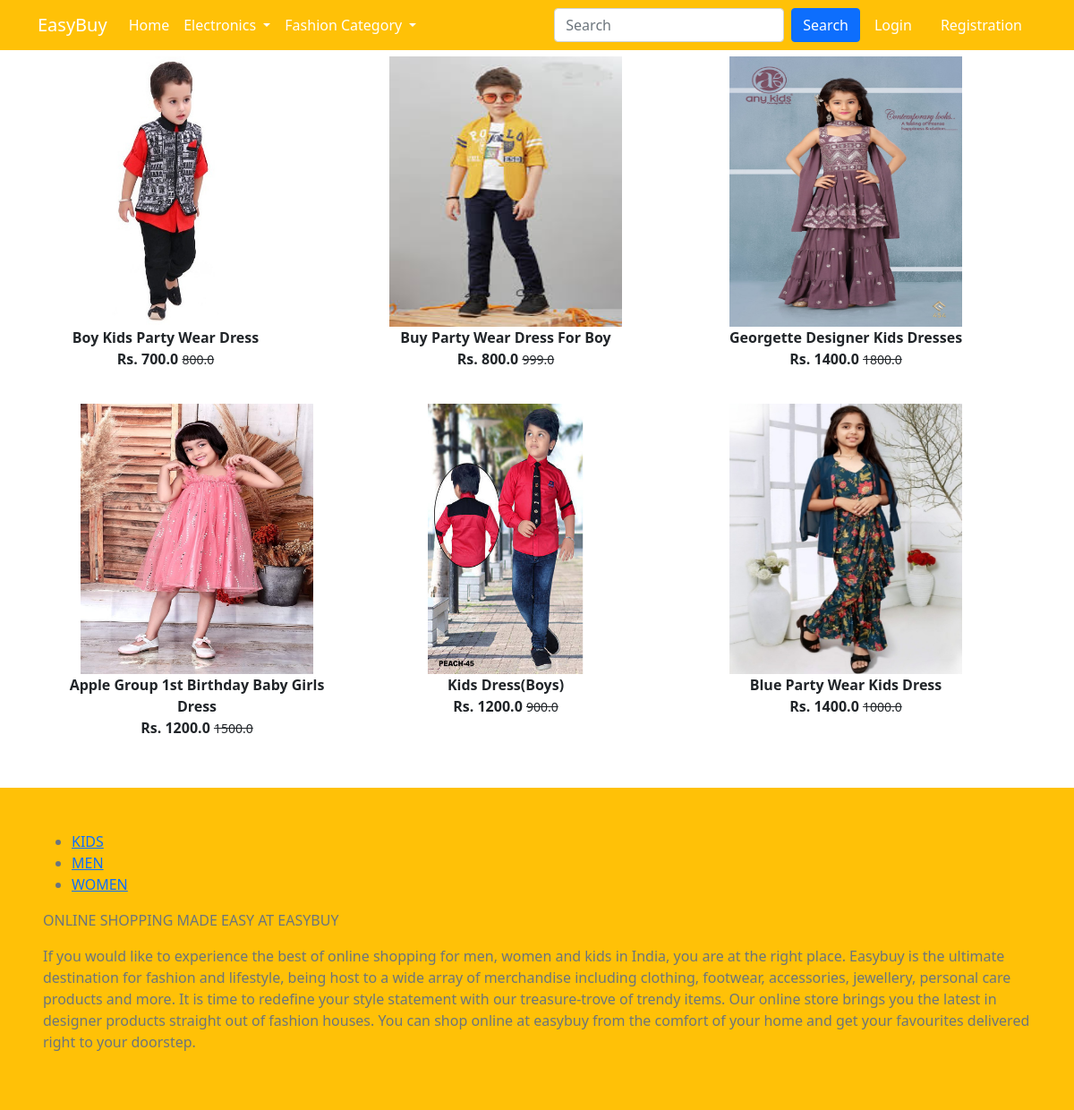
The page /kids/ on the database its author committed.
### app/models.py (models this page shows, shortened)
class Product(models.Model):
    tittle = models.CharField(max_length=100)
    selling_price = models.FloatField()
    discount_price = models.FloatField()
    description = models.TextField()
    brand = models.CharField(max_length=100)
    category = models.CharField(choices=CATEGORY_CHOICES, max_length=2)
    product_image = models.ImageField(upload_to='productimg')

### app/views.py (the view)
# urls.py: path('kids/', kids, name='kids'),
def kids(request, data=None):
    if data is None:
        kids = Product.objects.filter(category='K')
    return render(request, 'app/kids.html', {'kids': kids})

### app/templates/app/kids.html (shortened to what this page needs)
{% extends 'app/base.html' %}
{% load static %}
{% block main-content %}
<div class="container ">
  <div class="row">
  <div class="col-sm-13">
   <div class="row">
    {% for product in kids %}
    <div class="col-sm-4 tet-center mb-4">
     <a href="{% url 'product-detail' product.id %}" class="btn">
      <div class="item">
       <img src="{{product.product_image.url}}" alt="" height="300" class="" style="width: 260px; height: 302px;">
       <div class="fw-bold">{{product.tittle}}</div>
       <div class="fw-bold">Rs. {{product.discount_price}}
        <small class="fw-light text-decoration-line-through">{{product.selling_price}}</small></div>
      </div>
     </a>
    </div>
       {% endfor %}
   </div>
  </div>
 </div>
</div>
{% endblock main-content %}

### app/templates/app/base.html (shortened to what this page needs)
<!doctype html>
{% load static %}
<html lang="en">
  <head>
    <link href="https://cdn.jsdelivr.net/npm/bootstrap@5.0.0-beta1/dist/css/bootstrap.min.css" rel="stylesheet">
    <link rel="stylesheet" href="{% static 'app/css/owl.carousel.min.css' %}">
    <link rel="stylesheet" href="{% static 'app/css/all.min.css' %}">
    <link rel="stylesheet" href="{% static 'app/css/style.css' %}">
  </head>
  <body>
    <nav class="navbar navbar-expand-lg navbar-dark bg-warning">
     <div class="container">
       <a class="navbar-brand" href="/">EasyBuy</a>
       <div class="collapse navbar-collapse" id="navbarSupportedContent">
         <ul class="navbar-nav me-auto mb-2 mb-lg-0">
           <li class="nav-item">
             <a class="nav-link active" aria-current="page" href="/">Home</a>
           </li>
           <li class="nav-item dropdown">
             <a class="nav-link dropdown-toggle text-white" href="#" id="electronicsDropdown" role="button" data-bs-toggle="dropdown" aria-expanded="false">
               Electronics
             </a>
           </li>
           <li class="nav-item dropdown">
             <a class="nav-link dropdown-toggle text-white" href="#" id="fashionDropdown" role="button" data-bs-toggle="dropdown" aria-expanded="false">
              Fashion Category
             </a>
           </li>
         </ul>
         <form method="get" class="d-flex" action="/search/">
           <input class="form-control me-2" type="search" placeholder="Search" aria-label="Search" name="tittle" id="tittle">
           <button class="btn btn-primary" type="submit">Search</button>
         </form>
         <div>
          <ul class="navbar-nav me-auto mb-2 mb-lg-0">
            {% if request.user.is_authenticated %}
           <li class="nav-item dropdown mx-2">
              <a class="nav-link dropdown-toggle text-white" href="#" id="profileDropdown" role="button" data-bs-toggle="dropdown" aria-expanded="false">
                {{request.user.username|capfirst}}
              </a>
              <ul class="dropdown-menu" aria-labelledby="profileDropdown">
                <li><a class="dropdown-item" href="{% url 'profile' %}">Profile</a></li>
                <li><a class="dropdown-item" href="{% url 'orders' %}">Orders</a></li>
                <li><a class="dropdown-item" href="{% url 'passwordchange' %}">Change Password</a></li>
                <li><a class="dropdown-item" href="{% url 'logout' %}">Logout</a></li>
              </ul>
            </li>
            <li class="nav-item mx-2">
             <a href="{% url 'showcart' %}" class="nav-link text-white"> Cart </a>
            </li>
            <li class="nav-item mx-2">
             <a href="{% url 'wishlist' %}" class="nav-link text-white"> Wishlist </a>
            </li>
              {% else %}
            <li class="nav-item mx-2">
             <a href="{% url 'login' %}" class="nav-link text-white">Login</a>
            </li>
            <li class="nav-item mx-2">
             <a href="{% url 'customerregistration' %}" class="nav-link text-white">Registration</a>
            </li>
              {% endif %}
          </ul>
         </div>
       </div>
     </div>
    </nav>
    {% block main-content %} {% endblock main-content %}
   <br>
    <footer class="bd-footer text-muted bg-warning">
      <div class="container-fluid p-3 p-md-5">
        <ul class="bd-footer-links">
          <li><a href="#">KIDS</a></li>
          <li><a href="#">MEN</a></li>
          <li><a href="#">WOMEN</a></li>
        </ul>
        <p>ONLINE SHOPPING MADE EASY AT EASYBUY</p>
        <p>If you would like to experience the best of online shopping for men, women and kids in India, you are at the right place. Easybuy is the ultimate destination for fashion and lifestyle, being host to a wide array of merchandise including clothing, footwear, accessories, jewellery, personal care products and more. It is time to redefine your style statement with our treasure-trove of trendy items. Our online store brings you the latest in designer products straight out of fashion houses. You can shop online at easybuy from the comfort of your home and get your favourites delivered right to your doorstep.</p>
      </div>
    </footer>
  </body>
</html>

### rows shown on the page
Product: product_image (picture), tittle "Boy Kids Party Wear Dress", discount_price "700.0", selling_price "800.0"
Product: product_image (picture), tittle "Buy Party Wear Dress For Boy", discount_price "800.0", selling_price "999.0"
Product: product_image (picture), tittle "Georgette Designer Kids Dresses", discount_price "1400.0", selling_price "1800.0"
Product: product_image (picture), tittle "Apple Group 1st Birthday Baby Girls Dress", discount_price "1200.0", selling_price "1500.0"
Product: product_image (picture), tittle "Kids Dress(Boys)", discount_price "1200.0", selling_price "900.0"
Product: product_image (picture), tittle "Blue Party Wear Kids Dress", discount_price "1400.0", selling_price "1000.0"
